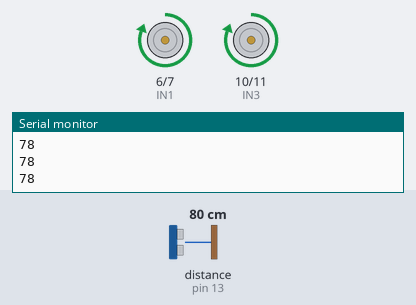
A sketch run on a simulated Arduino Uno, built with avr-gcc and run on an emulated ATmega328P. Parts: motor-driver pin pairs drawn as motors (green arrow = first pin HIGH = forward, orange = second pin HIGH = backward, longer = more drive), the last lines printed to the serial monitor. Wiring (inferred from the names in the program): ultrasonic range finder: trigger pin 12; echo pin 13. Inputs (shaded band) come from the test bench; at power-on: distance to the obstacle (sensor on pin 13) 80 cm. The echo pulse lasts 58.3 µs per cm.

Above: at 2.2 s.
2.3 s: distance to the obstacle (sensor on pin 13) set to 23 cm
3.8 s: distance to the obstacle (sensor on pin 13) set to 18 cm
At 5.0 s:
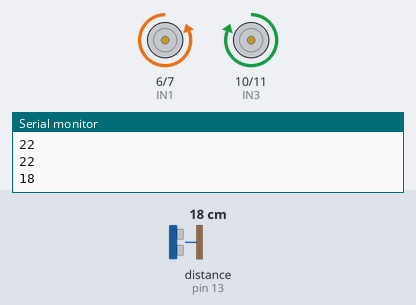
At 6.6 s:
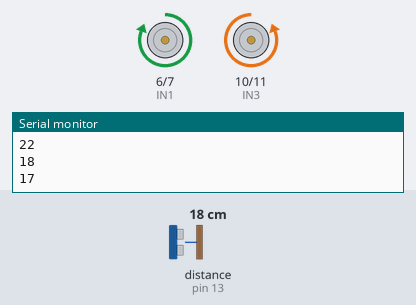
6.8 s: distance to the obstacle (sensor on pin 13) set to 35 cm
8.5 s: distance to the obstacle (sensor on pin 13) set to 2 cm
At 10.12 s:
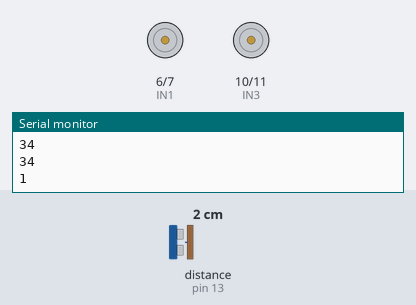
Timing chart, 0 to 12.5 s (numbered marks = the images above; inputs shaded):
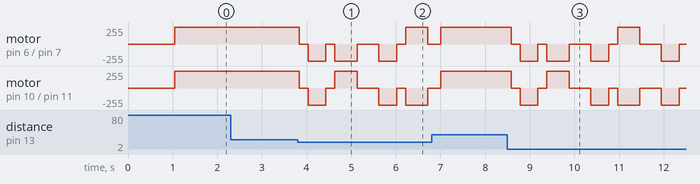

Measured:
- the behaviour switches between 21 and 20 cm on distance to the obstacle (sensor on pin 13) (found by bisection; images 0 and 1)

The sketch:

c_digo_carrinho_sensor.ino
```cpp
// Carrinho 2WD com L298N + sensor ultrassônico HC-SR04
// Anda para frente; ao detectar obstáculo, recua e desvia.

// Motor A
const int IN1 = 6;
const int IN2 = 7;
// Motor B
const int IN3 = 10;
const int IN4 = 11;
// Sensor ultrassônico
const int TRIG = 12;
const int ECHO = 13;

const int DIST_MIN = 20;    // cm: abaixo disso, considera obstáculo
const int TEMPO_RE = 400;   // ms de ré
const int TEMPO_GIRO = 500; // ms de giro (ajuste para ~90°)

bool viraEsquerda = true; // alterna o lado a cada desvio

void setup()
{
    pinMode(IN1, OUTPUT);
    pinMode(IN2, OUTPUT);
    pinMode(IN3, OUTPUT);
    pinMode(IN4, OUTPUT);
    pinMode(TRIG, OUTPUT);
    pinMode(ECHO, INPUT);
    Serial.begin(9600);
    parar();
    delay(1000);
}

void loop()
{
    long d = lerDistancia();
    Serial.println(d);

    if (d > 0 && d < DIST_MIN)
    {
        parar();
        delay(200);

        tras();
        delay(TEMPO_RE);
        parar();
        delay(200);

        if (viraEsquerda)
            girarEsquerda();
        else
            girarDireita();
        delay(TEMPO_GIRO);
        parar();
        delay(200);

        viraEsquerda = !viraEsquerda;
    }
    else
    {
        frente();
    }
    delay(50);
}

// Retorna distância em cm (média de 3 leituras); 0 se não houver leitura válida
long lerDistancia()
{
    long soma = 0;
    int validas = 0;
    for (int i = 0; i < 3; i++)
    {
        digitalWrite(TRIG, LOW);
        delayMicroseconds(2);
        digitalWrite(TRIG, HIGH);
        delayMicroseconds(10);
        digitalWrite(TRIG, LOW);

        long duracao = pulseIn(ECHO, HIGH, 30000); // timeout 30 ms (~5 m)
        if (duracao > 0)
        {
            soma += duracao * 0.034 / 2;
            validas++;
        }
        delay(10);
    }
    return validas > 0 ? soma / validas : 0;
}

void frente()
{
    digitalWrite(IN1, HIGH);
    digitalWrite(IN2, LOW);
    digitalWrite(IN3, HIGH);
    digitalWrite(IN4, LOW);
}

void tras()
{
    digitalWrite(IN1, LOW);
    digitalWrite(IN2, HIGH);
    digitalWrite(IN3, LOW);
    digitalWrite(IN4, HIGH);
}

void girarEsquerda()
{
    digitalWrite(IN1, LOW);
    digitalWrite(IN2, HIGH);
    digitalWrite(IN3, HIGH);
    digitalWrite(IN4, LOW);
}

void girarDireita()
{
    digitalWrite(IN1, HIGH);
    digitalWrite(IN2, LOW);
    digitalWrite(IN3, LOW);
    digitalWrite(IN4, HIGH);
}

void parar()
{
    digitalWrite(IN1, LOW);
    digitalWrite(IN2, LOW);
    digitalWrite(IN3, LOW);
    digitalWrite(IN4, LOW);
}
```
